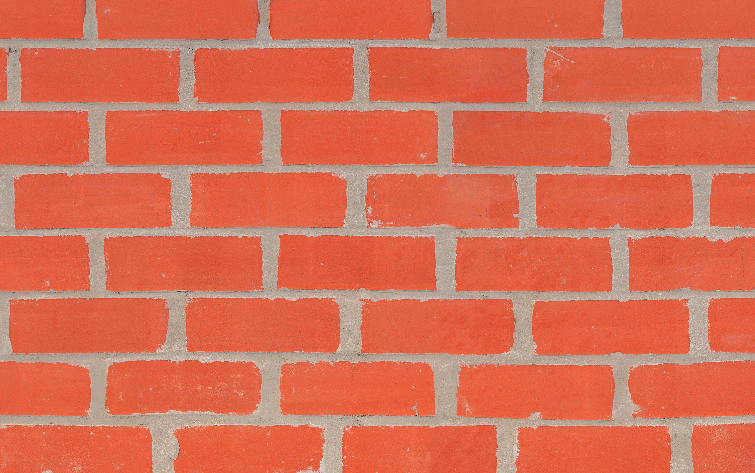
#> input picture images/bricks.png, 755 x 473 px; its folder holds only this picture in this run
$ python -i utils.py   (imports and definitions only)
#> lines starting #> are read from the running program, lines starting #| are printed output that depends on the picture; after the words box and inside, x2 and y2 are one past the last pixel; in counts of white or black regions, pixels touching at a corner belong together
### settings.py
"""
Модуль работы с настройками
"""
import os
import json
from dotenv import load_dotenv

# При наличии файла .env загружаем из него переменные окружения
dotenv_path = os.path.join(os.path.dirname(__file__), 'cfg.env')
if os.path.exists(dotenv_path):
    print("Загружаем переменные окружения из файла: {}".format(dotenv_path))
    load_dotenv(dotenv_path)


def get_variable_name(variable):
    """
    Возвращает имя переменной как строку.
    Если переменная по имени не найдена, возвращает None

    :param variable: переменная
    :return: имя переменной
    """
#> called with variable = 'VERBOSE'
    for name in globals():
        if id(globals()[name]) == id(variable):
            return name
    for name in locals():
        if id(locals()[name]) == id(variable):
            return name
    return None


def get_value_from_env(variable, default_value=None, prefix_name="APP_", verbose=True):
    """
    Ищет значение в переменных окружения.
    Если параметр variable - переменная и есть соответствующее значение в переменных окружения,
    то возвращает это значение. Если значения нет, то возвращает значение переменной variable.

    Если variable - имя переменной (строка) и есть соответствующее значение
    в переменных окружения, то возвращает это значение. Если значения нет, то возвращает default_value

    :param variable: существующая переменная или имя переменной (строка)
    :param default_value: значение по умолчанию
    :param prefix_name: префикс прибавляется к имени переменной
    :param verbose: выводить подробные сообщения
    :return: значение переменной
    """
    variable_name = get_variable_name(variable)
    if variable_name != 'variable':
        got_variable = True
    else:
        got_variable = False
        variable_name = variable

    # Переменная ищется с префиксом в верхнем регистре
    value = os.getenv(prefix_name + variable_name.upper())
    if value is not None:
        if type(default_value) is bool:
            value = bool(value)
        elif type(default_value) is int:
            value = int(value)
        elif type(default_value) is float:
            value = float(value)
        elif type(default_value) is list:
            try:
                value = json.loads(value)
            except ValueError as e:
                # При неудачном преобразовании в json останется тип str
                if verbose:
                    print("  Ошибка: {}".format(e))
                print("  Не удалось прочитать как список: {}".format(value))
        #
        if verbose:
            print("  Получили значение из переменной окружения: {}={}".format(variable_name, value))
            # print(variable_name, value, type(value)))
        return value
    else:
        if got_variable:
            if verbose:
                print("  Не найдено значения переменной {} в переменных окружения, "
                      "оставлено без изменения: {}".format(variable_name, variable))
            return variable
        else:
            if verbose:
                print("  Не найдено значения переменной {} в переменных окружения, "
                      "по умолчанию: {}".format(variable_name, default_value))
            return default_value


# #############################################################
#                        РЕЖИМЫ РАБОТЫ
# #############################################################
OPERATION_MODE_DICT = {
                       'help':'Справочная информация',
                       'self_test':'Тестовый запуск',
                       'workflow_baseline':'Базовый алгоритм через ресайз к разрешению 1024',
                       'workflow_tiling':'Алгоритм на основе тайлинга',
                       'new1':'Алгоритм новый (заготовка)'
}
OPERATION_MODE_LIST = list(OPERATION_MODE_DICT.keys())
DEFAULT_MODE = OPERATION_MODE_LIST[0]  # режим работы по умолчанию


# #############################################################
#                           ВЕРСИЯ
# #############################################################
VERSION = "1.0.0"


# #############################################################
#                       ОБЩИЕ ПАРАМЕТРЫ
# #############################################################
# Флаг вывода подробных сообщений в консоль (уровень logging.DEBUG)
VERBOSE = get_value_from_env("VERBOSE", default_value=False)
CONS_COLUMNS = 0  # ширина консоли (0 - попытаться определить автоматически)

# Папки по умолчанию
SOURCE_PATH = 'source_files'
OUT_PATH = 'out_files'
MODELS_PATH = 'models'

# Допустимые форматы изображений для загрузки в программу
ALLOWED_IMAGES = ['.jpg', '.jpeg', '.png']
# Допустимые форматы файлов для загрузки в программу
ALLOWED_TYPES = ALLOWED_IMAGES + ['.pdf']


# #############################################################
#                    ПАРАМЕТРЫ МОДЕЛЕЙ
# #############################################################
# Параметры модели SAM2
# SAM2_config_file = "sam2_hiera_l.yaml"
# SAM2_checkpoint_file = "models/sam2_hiera_large.pt"
SAM2_config_file = "sam2.1_hiera_l.yaml"
SAM2_checkpoint_file = "models/sam2.1_hiera_large.pt"
SAM2_force_cuda = get_value_from_env("SAM2_FORCE_CUDA", default_value=False)
#
SAM2_iou_threshold = 0.25
SAM2_score_threshold = 0.95


# #############################################################
#           ПАРАМЕТРЫ ОБРАБОТКИ базового алгоритма
# #############################################################
# Продвинутый отбор непересекающихся масок
SELECT_NON_OVERLAPPING_MASKS_ADVANCED = get_value_from_env("SELECT_NON_OVERLAPPING_MASKS_ADVANCED", default_value=False)

# Фильтр масок в разрешении 1024 по размеру
AUTO_CALCULATE_AREAS = get_value_from_env("AUTO_CALCULATE_AREAS", default_value=True)
#
AREA_MIN = get_value_from_env("AREA_MIN", default_value=int(1024 * 1024 * 0.01))
AREA_MAX = get_value_from_env("AREA_MAX", default_value=int(1024 * 1024 * 0.80))

# Расщепление точки промта в заданном радиусе
PROMPT_POINT_RADIUS = get_value_from_env("PROMPT_POINT_RADIUS", default_value=0)
PROMPT_POINT_NUMBER = get_value_from_env("PROMPT_POINT_NUMBER", default_value=5)

# Фильтровать точки промпта по цвету
PROMPT_POINT_COLOR_FILTER = get_value_from_env("PROMPT_POINT_COLOR_FILTER", default_value=False)
PROMPT_POINT_COLOR_THRESH = get_value_from_env("PROMPT_POINT_COLOR_THRESH", default_value=20)


# #############################################################
#            ПАРАМЕТРЫ ОБРАБОТКИ алгоритма ТАЙЛИНГА
# #############################################################
# Разбиение на тайлы
TILING_SIZE = 1024
TILING_OVERLAP = get_value_from_env("TILING_OVERLAP", default_value=256)

# Инверсный режим тайлинга (обычный режим - предикт "плиток", инверсный режим - предикт швов)
TILING_INVERSE_MODE = get_value_from_env("TILING_INVERSE_MODE", default_value=False)

# Сколько точек брать вдоль контуров в тайле при подготовке промпта
TILING_PROMPTS_NUM_POINTS = get_value_from_env("TILING_PROMPTS_NUM_POINTS", default_value=1000)

# Расщепление точки центроида на тайле в заданном радиусе
TILING_PROMPT_POINT_RADIUS = get_value_from_env("TILING_PROMPT_POINT_RADIUS", default_value=0)

# Построцессинг (удаление шума и заливка мелких деталей)
TILING_POST_PROCESS = get_value_from_env("TILING_POST_PROCESS", default_value=False)
TILING_POST_PROCESS_KERNEL_W = get_value_from_env("TILING_POST_PROCESS_KERNEL_W", default_value=9)
TILING_POST_PROCESS_KERNEL_H = get_value_from_env("TILING_POST_PROCESS_KERNEL_H", default_value=9)
#> further down, picture is the input picture: shape (473, 755, 3); mean B, G, R 85.1, 110.6, 214.6


# #############################################################
#                           ПРОЧЕЕ
# #############################################################

# ####################### Цвета RGB #######################
black = (0, 0, 0)
blue = (255, 0, 0)
green = (0, 255, 0)
red = (0, 0, 255)
yellow = (0, 255, 255)
purple = (255, 0, 255)
turquoise = (255, 255, 0)
white = (255, 255, 255)

# ################### Цвета для консоли ###################
BLACK_cons = '\033[30m'
RED_cons = '\033[31m'
GREEN_cons = '\033[32m'
YELLOW_cons = '\033[33m'
BLUE_cons = '\033[34m'
MAGENTA_cons = '\033[35m'
CYAN_cons = '\033[36m'
WHITE_cons = '\033[37m'
UNDERLINE_cons = '\033[4m'
RESET_cons = '\033[0m'
#
CR_CLEAR_cons = '\r\033[K'

### helpers/utils.py
"""
Функции различного назначения
"""
import numpy as np
import math
import re
# [4 lines of commented-out code are left out]

import cv2 as cv
from PIL import Image  # ImageDraw, ImageFont
# from imutils import perspective, auto_canny
import matplotlib.pyplot as plt

import io
import json
import base64
import os
# import sys
# import time
from datetime import datetime, timezone, timedelta
# import inspect
# import importlib

import settings as s


# #############################################################
#                       ФУНКЦИИ OpenCV
# #############################################################
def clahe_hist_cv(img,
                  clip_limit=2.0):
                  # called_from=False):
    """
    Функция автокоррекции контраста методом
    CLAHE Histogram Equalization через цветовую модель LAB.

    Принимает 3-х канальное изображение

    :param img: изображение
    :param clip_limit: порог используется для ограничения контрастности
    # :param called_from: сообщать откуда вызвана функция
    :return: обработанное изображение
    """
#> called with clip_limit = 6
    #
    # if called_from:
    #     # текущий фрейм объект
    #     current_frame = inspect.currentframe()
    #     # фрейм объект, который его вызвал
    #     caller_frame = current_frame.f_back
    #     # у вызвавшего фрейма исполняемый в нём объект типа "код"
    #     code_obj = caller_frame.f_code
    #     # и получи его имя
    #     code_obj_name = code_obj.co_name
    #     print("Функция autocontrast_cv вызвана из:", code_obj_name)

    #
    assert len(img.shape) == 3, "Функция ожидает трехканальное изображения BGR"

    # TODO: предусмотреть работу с ЧБ (один канал)

    # converting to LAB color space
    lab = cv.cvtColor(img, cv.COLOR_BGR2LAB)
#> lab: shape (473, 755, 3); mean of channels 0, 1, 2 151.2, 166.6, 162.1
    l_channel, a, b = cv.split(lab)

    # Applying CLAHE to L-channel
    clahe = cv.createCLAHE(clipLimit=clip_limit, tileGridSize=(8, 8))
    cl = clahe.apply(l_channel)

    # merge the CLAHE enhanced L-channel with the a and b channel
    limg = cv.merge((cl, a, b))
#> limg: shape (473, 755, 3); mean of channels 0, 1, 2 129.4, 166.6, 162.1

    # Converting image from LAB Color model to BGR color space
    result = cv.cvtColor(limg, cv.COLOR_LAB2BGR)
    return result


# [1414 lines left out: functions stretch_hist_cv, equalize_hist_cv, adjust_contrast_gamma_image_cv, sharpen_image_cv, invert_image_cv, resize_image_cv and 19 more, not called in this run]


def remove_grid_cv(image,
                   kernel_h=(40,1),
                   kernel_v=(1,20),
                   return_denoised=True,
                   keep_dimension=True):
    """
    Удаление вертикальных и горизонтальных линий
    """
    image_parsed = image.copy()

    # [7 lines of commented-out code are left out]
    image_clahe = clahe_hist_cv(image, clip_limit=6)
    gray_equalized = cv.cvtColor(image_clahe, cv.COLOR_BGR2GRAY)
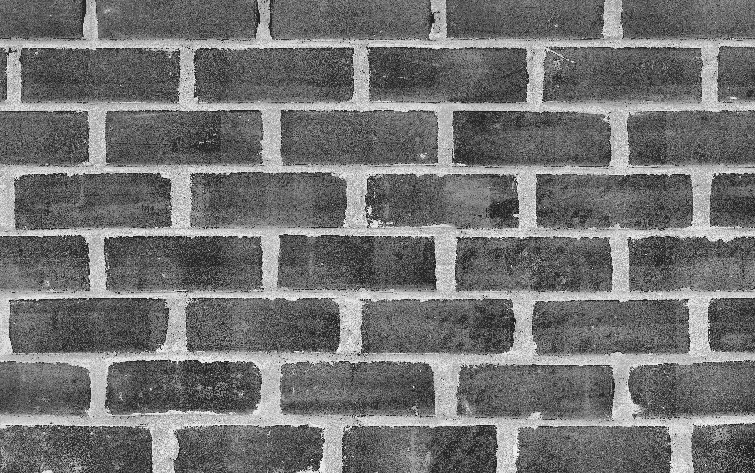
#> gray_equalized: shape (473, 755); min 4, max 252, mean 114.7
    threshold = cv.threshold(gray_equalized, 0, 255, cv.THRESH_BINARY_INV + cv.THRESH_OTSU)[1]
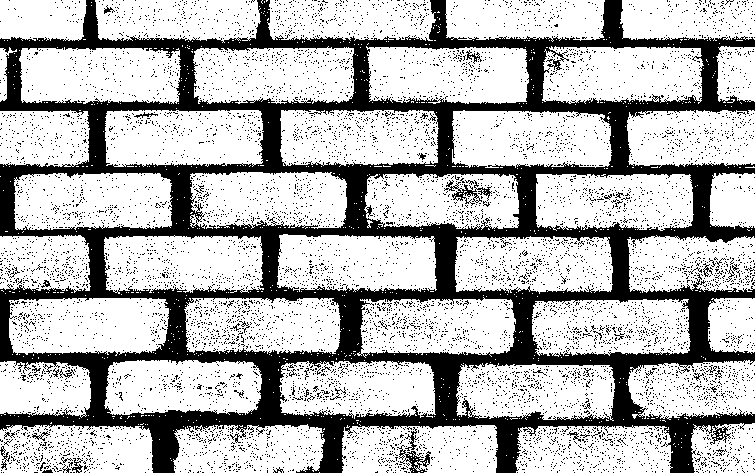
#> threshold: shape (473, 755); 71.4% white; 8766 black regions (8722 under 20 px), largest, box (x1, y1, x2, y2) and area: (0, 0, 755, 473) 85441, (444, 180, 492, 206) 362, (397, 445, 431, 473) 306
    denoised = cv.fastNlMeansDenoising(threshold, h=10)

    # Удаление горизонталей
    horizontal_kernel = cv.getStructuringElement(cv.MORPH_RECT, kernel_h)
    detect_horizontal = cv.morphologyEx(threshold, cv.MORPH_OPEN, horizontal_kernel, iterations=2)
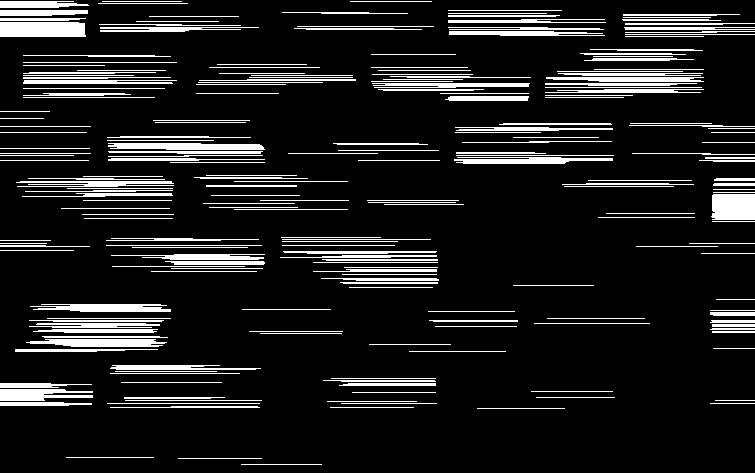
#> detect_horizontal: shape (473, 755); 12% white; 224 white regions
    cnts = cv.findContours(detect_horizontal, cv.RETR_EXTERNAL, cv.CHAIN_APPROX_SIMPLE)
#> cnts = 224 contours, 137 with area under 20; largest, box (x1, y1, x2, y2) and area: (0, 22, 86, 37) 1172, (711, 194, 755, 220) 1040, (108, 143, 265, 150) 777, (26, 339, 167, 347) 743, (0, 389, 93, 401) 676
    cnts = cnts[0] if len(cnts) == 2 else cnts[1]
    for c in cnts:
        cv.drawContours(image_parsed, [c], -1, (255, 255, 255), 5)
        cv.drawContours(threshold, [c], -1, (0, 0, 0), 5)
        cv.drawContours(denoised, [c], -1, (0, 0, 0), 5)
#> this loop made 224 passes
#> c on passes 1 to 3: [[241, 464], [321, 464]], [[178, 458], [261, 458]], [[66, 457], [153, 457]]
#> denoised: shape (473, 755); 38.6% white; 1001 white regions (904 under 20 px), largest, box (x1, y1, x2, y2) and area: (455, 236, 613, 293) 6961, (342, 425, 498, 473) 6362, (515, 425, 673, 473) 6307
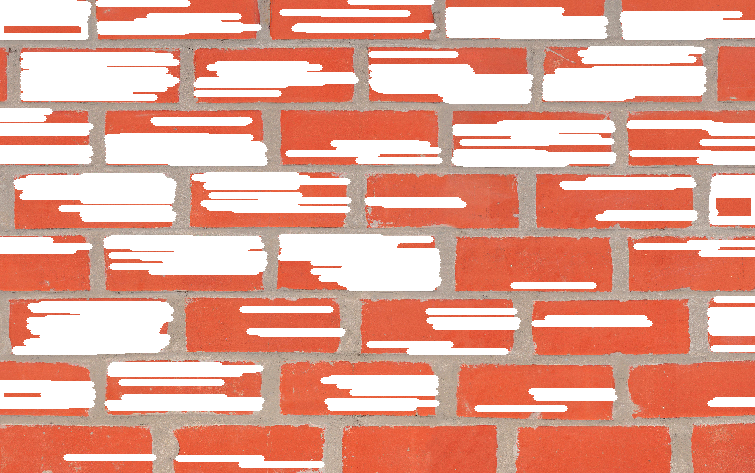
#> image_parsed: shape (473, 755, 3); mean B, G, R 151.3, 166.8, 226.4

    # Удаление вертикалей
    vertical_kernel = cv.getStructuringElement(cv.MORPH_RECT, kernel_v)
#> vertical_kernel = 20 values from 1 to 1
    detect_vertical = cv.morphologyEx(threshold, cv.MORPH_OPEN, vertical_kernel, iterations=2)
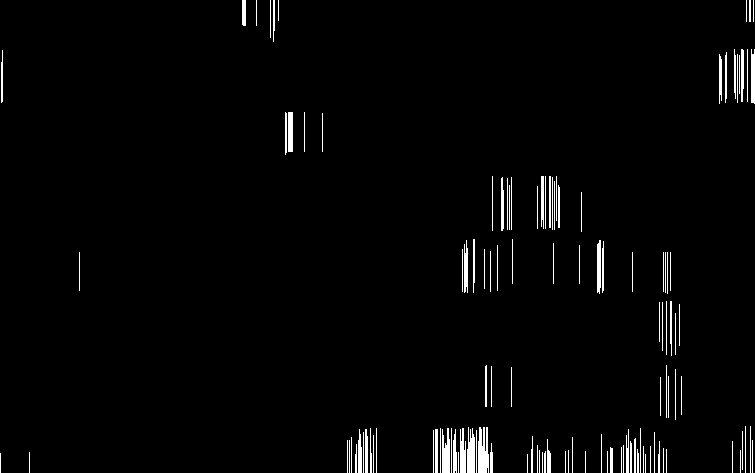
#> detect_vertical: shape (473, 755); 2.3% white; 124 white regions (2 under 20 px)
    cnts = cv.findContours(detect_vertical, cv.RETR_EXTERNAL, cv.CHAIN_APPROX_SIMPLE)
#> cnts = 124 contours, 88 with area under 20; largest, box (x1, y1, x2, y2) and area: (478, 427, 489, 473) 316, (467, 427, 475, 473) 228, (442, 428, 450, 473) 219, (288, 112, 293, 152) 156, (460, 428, 466, 473) 152
    cnts = cnts[0] if len(cnts) == 2 else cnts[1]
    for c in cnts:
        cv.drawContours(image_parsed, [c], -1, (255, 255, 255), 5)
        cv.drawContours(threshold, [c], -1, (0, 0, 0), 5)
        cv.drawContours(denoised, [c], -1, (0, 0, 0), 5)
#> this loop made 124 passes
#> c on passes 1, 2, 3, 4, 5, 6, 7, 8, 9, 11, 12, 13: [[645, 454], [645, 472]], [[527, 454], [527, 472]], [[0, 453], [0, 472]], [[542, 452], [542, 472]], [[458, 452], [458, 472]], [[29, 452], [29, 472]], [[607, 451], [607, 472]], [[585, 451], [585, 472]], [[565, 451], [565, 472]], [[740, 450], [740, 472]], [[568, 450], [568, 472]], [[539, 450], [539, 472]]
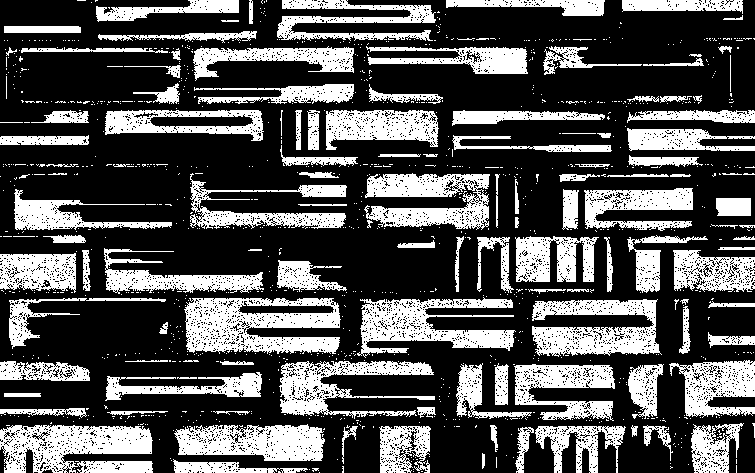
#> denoised: shape (473, 755); 32% white; 1064 white regions (937 under 20 px), largest, box (x1, y1, x2, y2) and area: (184, 298, 341, 354) 5962, (0, 425, 153, 473) 5374, (357, 297, 516, 358) 4711
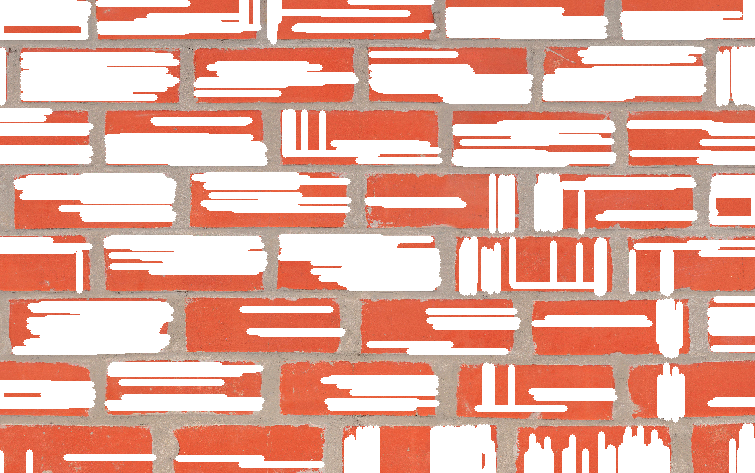
#> image_parsed: shape (473, 755, 3); 7.33% of pixels changed, all inside (x1, y1, x2, y2) = (0, 0, 755, 473)

    if keep_dimension:
        threshold = cv.cvtColor(threshold, cv.COLOR_GRAY2BGR)
        denoised = cv.cvtColor(denoised, cv.COLOR_GRAY2BGR)

    if return_denoised:
        return image_parsed, denoised
    else:
        return image_parsed, threshold


# [1031 lines left out: functions mask_regions_cv, four_point_transform, find_document_by_grabcut_cv, convert_opencv_to_pillow, get_custom_jpeg, get_distance_pp and 25 more, not called in this run]

>>> import cv2
>>> picture = cv2.imread('../images/bricks.png')
>>> result = remove_grid_cv(picture)
